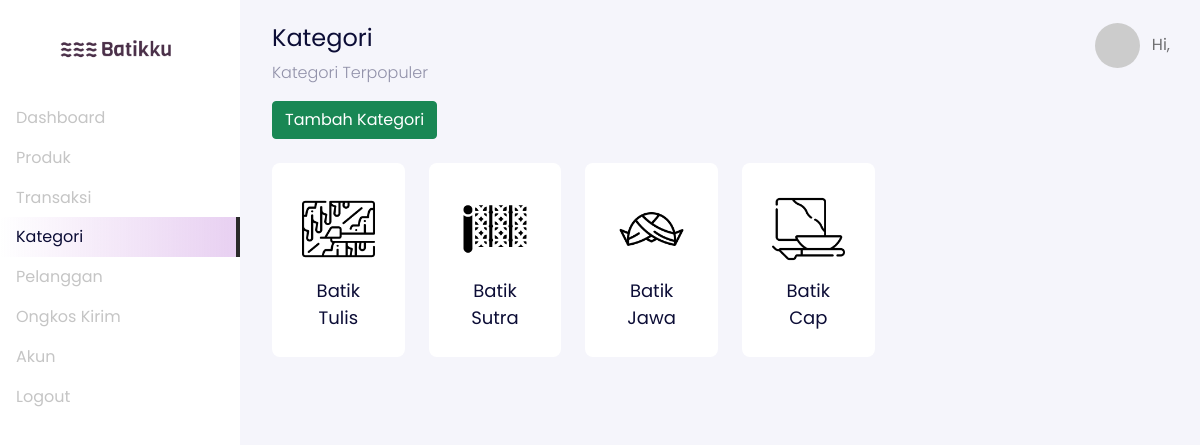
The app's page /backend/categories/index.php with its own data.
### tables this page shows
CREATE TABLE `categories` (
  `categories_id` int(11) NOT NULL,
  `name_category` varchar(255) NOT NULL,
  `slug` varchar(255) NOT NULL,
  `photo` varchar(225) NOT NULL
);

### backend/categories/index.php (the view, shortened to what this page needs)
<?php
    include '../components/header.php';
?>
<body>
  <div class="page-dashboard">
    <div class="d-flex"  id="wrapper" data-aos="fade-right">
      <?php include '../components/sidebar.php' ?>
        <div id="page-content-wrapper">
          <nav class="navbar navbar-store navbar-expand-lg navbar-light" data-aos="fade-down">
            <div class="container-fluid">
              <div class="collapse navbar-collapse" id="navbarSupportedContent">
                <ul class="navbar-nav ms-auto d-none d-lg-flex">
                    <li class="nav-item dropdown">
                      <a href="#" class="nav-link" id="navbarDropdown" role="button" data-bs-toggle="dropdown">
                        <img src="https://ui-avatars.com/api/?name=<?= $_SESSION['name']; ?>" alt="" class="rounded-circle me-2 profile-picture">
                        Hi, <?= $_SESSION['name']; ?>
                      </a>
                    </li>
                </ul>
              </div>
            </div>
          </nav>
          <div class="section-content section-dashboard-home" data-aos="fade-up">
          <div class="container-fluid">
              <div class="dashboard-heading">
                <h2 class="dashboard-title">Kategori</h2>
                <p class="dashboard-subtitle">
                  Kategori Terpopuler
                </p>
              </div>
              <div class="dashboard-content">
                <div class="row">
                  <div class="col-12">
                    <a href="create.php" class="btn btn-success">Tambah Kategori</a>
                  </div>
                </div>
                <div class="row mt-4">
                  <?php
                    $query = mysqli_query($config, "SELECT * FROM categories");
                    while ($data = mysqli_fetch_array($query)) {
                  ?>
                    <div class="col-6 col-md-3 col-lg-2" data-aos="fade-up" data-aos-delay="100">
                      <a href="edit.php?categories_id=<?= $data['categories_id']; ?>" class="component-categories d-block " style="background-color: white;">
                        <div class="categories-image position-relative">
                          <img src="../../images/categories/<?= $data['photo']; ?>" alt="" srcset="" class="w-100">
                        </div>
                        <p class="categories-text">
                        <?= $data['name_category']; ?>
                        </p>
                      </a>
                    </div>
                  <?php
                    }
                  ?>
                </div>
              </div>
            </div>
          </div>
        </div>
    </div>
  </div>
  <?php
    include '../components/footer.php';
  ?>

### records on screen
categories: photo (picture), name_category "Batik Tulis"
categories: photo (picture), name_category "Batik Sutra"
categories: photo (picture), name_category "Batik Jawa"
categories: photo (picture), name_category "Batik Cap"
